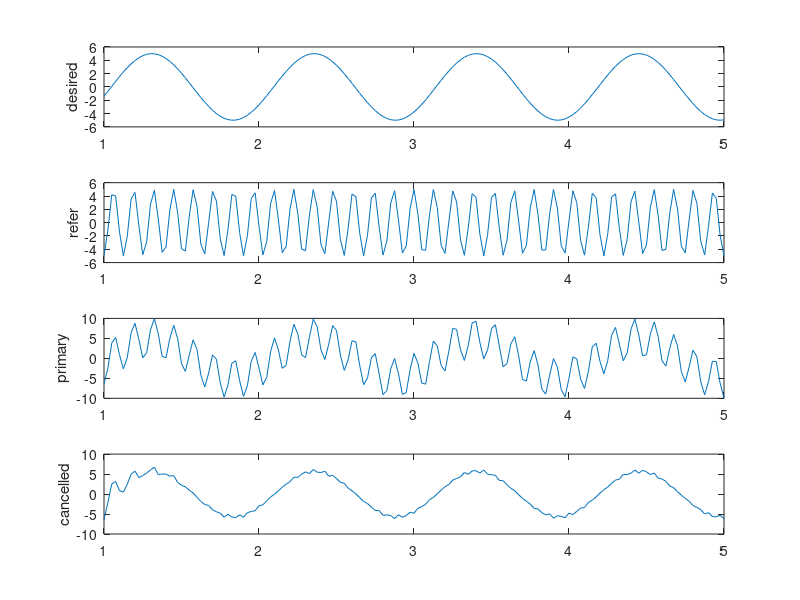

The MATLAB script that drew this image:

close all;
clear all;
clc;
t=1:0.025:5;
desired=5*sin(2*3.*t);
noise=5*sin(2*50*3.*t);
refer=5*sin(2*50*3.*t+ 3/20);
primary=desired+noise;
subplot(4,1,1);
plot(t,desired);
ylabel('desired');
subplot(4,1,2);
plot(t,refer);
ylabel('refer');
subplot(4,1,3);
plot(t,primary);
ylabel('primary');

order=2;
mu=0.005;
n=length(primary)
delayed=zeros(1,order);
adap=zeros(1,order);
cancelled=zeros(1,n);
for k=1:n
delayed(1)=refer(k);
y=delayed*adap';
cancelled(k)=primary(k)-y;

adap = adap + 2*mu*cancelled(k) .*delayed;
delayed(2:order)=delayed(1:order-1);
end
subplot(4,1,4);
plot(t,cancelled);
ylabel('cancelled');